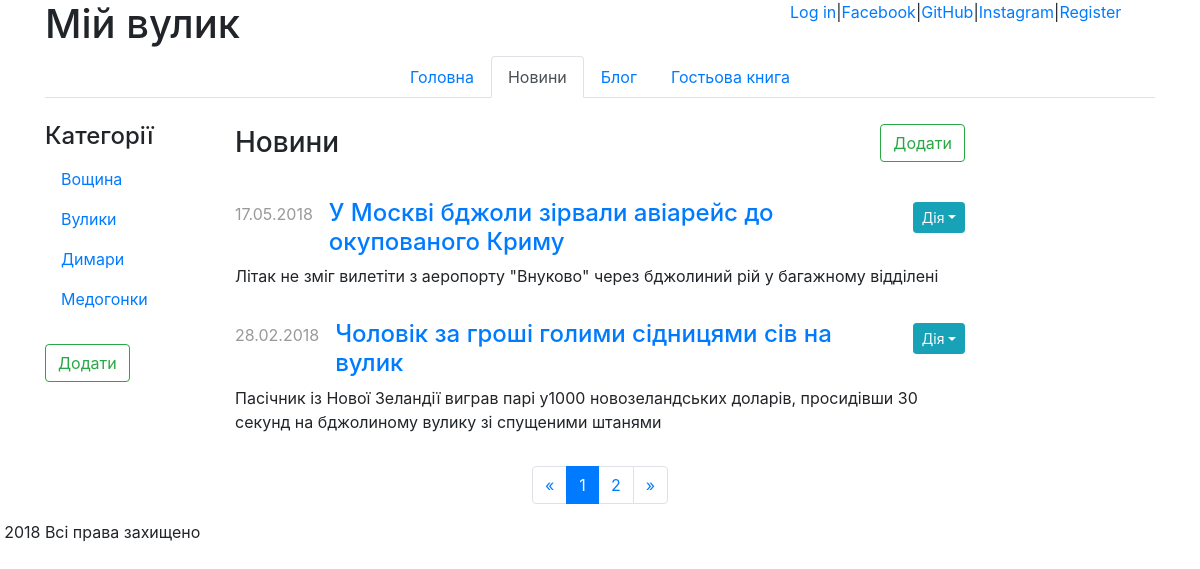
Page /news/ on the committed database.
### good/models.py (models this page shows, shortened)
class Category(models.Model):
    class Meta:
        ordering = ['name']
        verbose_name = 'категорія'
        verbose_name_plural = 'категорії'
    name = models.CharField(max_length=30, db_index=True, unique=True, verbose_name='Назва')
    order = models.PositiveSmallIntegerField(default=0, db_index=True, verbose_name='Порядковий номер')

### news/models.py (models this page shows, shortened)
class News(models.Model):
    class Meta:
        ordering = ['-posted']
        verbose_name = 'новина'
        verbose_name_plural = 'новини'
    title = models.CharField(max_length=100, unique_for_date='posted', verbose_name='Заголовок')
    description = models.TextField(verbose_name='Короткий опис')
    content = models.TextField(verbose_name='Повен зміст')
    posted = models.DateTimeField(default=datetime.now(), db_index=True, verbose_name='Публікація')

### news/views.py (the view)
# urls.py: path('', NewsListView.as_view(), name='news'),
class NewsListView(ArchiveIndexView, CategoryListMixin):
    model = News
    date_field = 'posted'
    template_name = 'news/news_index.html'
    paginate_by = 2
    allow_empty = True
    allow_future = True

### default/views.py (called while the page is built)
    def get_context_data(self, **kwargs):
        context = super(CategoryListMixin, self).get_context_data(**kwargs)
        context["cats"] = Category.objects.order_by("name")
        context["current_url"] = self.request.path
        return context

### news/templates/news/news_index.html (shortened to what this page needs)
{% extends 'default/base.html' %}
{% load staticfiles %}
{% block main %}
        <div class="pp-review-date btn-add ">
        <a class="btn btn-outline-success" href="{% url 'news_add'%}" role="button">Додати</a>
        </div>
        <h3>Новини</h3>
        {% for news in latest %}
         <div class="pp-review-date">
            <div class="btn-group">
                <button type="button" class="btn btn-info btn-sm dropdown-toggle" data-toggle="dropdown"
                        aria-haspopup="true" aria-expanded="false">Дія</button>
        </div>
        </div>
        <time class="pp-review-date-n pp-review-date-text ">{{ news.posted|date:"j.m.Y" }}</time>
        <h4>
            <a href="{% url 'news_detail' news.id %}?page={{page_obj.number}}">{{ news.title }}</a>
        </h4>
        <p class="descrip">{{ news.description }}</p>
        {% endfor %}
        {% if paginator.num_pages > 1 %}
        <nav aria-label="Page navigation example">
                <ul class="pagination justify-content-center">
                <li class="page-item"><a class="page-link" href="{% url 'news' %}?page=1">&laquo;</a></li>
                {% for p in paginator.page_range %}
                <li {% if page_obj.number == p %}class="page-item active"{% endif %}>
                        <a class="page-link" href="{% url 'news' %}?page={{ p }}">{{ p }}</a></li>
                {% endfor %}
                        <li class="page-item"><a class="page-link" href="{% url 'news' %}?page={{ paginator.num_pages}}">&raquo;</a>
                        </li>
                </ul>
        </nav>
        {% endif %}
{% endblock main %}

### default/templates/default/base.html (shortened to what this page needs)
{% load staticfiles %}
<!DOCTYPE html>
<html>
<head>
    <link rel="stylesheet" href="https://stackpath.bootstrapcdn.com/bootstrap/4.1.1/css/bootstrap.min.css">
    <link type="text/css" href="{% static 'main.css' %}" rel="stylesheet">
</head>
<body>
    <div class="container">
        <div class="row" id="header">
            <div class="col-8">
                <h1>Мій вулик</h1>
            </div>
            {% if request.user.is_authenticated %}
                <a href="{% url 'profile' %}">Hello, {{request.user.username }}.</a>
                <a href="{% url 'auth_logout' %}"> Вийти </a>
            {% else %}
                <a href="{% url 'auth_login' %}">Log in</a> |
                <a href= " {% url 'social:begin' 'facebook' %} " > Facebook </a> |
                <a href= " {% url 'social:begin' 'github' %} " > GitHub </a> |
                <a href= " {% url 'social:begin' 'instagram' %} " > Instagram  </a> |
                <a href="{% url 'registration_register'  %}">Register</a>
            {% endif %}
        </div>
        <ul class="nav nav-tabs justify-content-center">
            <li class="nav-item ">
                {% if '/default' in request.path %}<a class="nav-link active" href="{% url 'default' %}">Головна</a>
                {% else %}<a class="nav-link" href="{% url 'default' %}">Головна</a>
                {% endif %}
            </li>
            <li class="nav-item">
                {% if '/news' in request.path %}<a class="nav-link active" href="{% url 'news' %}">Новини</a>
                {% else %}<a class="nav-link" href="{% url 'news' %}">Новини</a>
                {% endif %}
            </li>
            <li class="nav-item">
                {% if '/blog' in request.path %}<a class="nav-link active" href="{% url 'blogs' %}">Блог</a>
                {% else %}<a class="nav-link" href="{% url 'blogs' %}">Блог</a>
                {% endif %}
            </li>
            <li class="nav-item">
                {% if '/guestbook' in request.path %}<a class="nav-link active" href="{% url 'guestbook' %}">Гостьова книга</a>
                {% else %}<a class="nav-link" href="{% url 'guestbook' %}">Гостьова книга</a>
                {% endif %}
            </li>
        </ul>
        <div class="row " id="content">
            <div class="col-2 " id="pass">
                    <nav class="nav flex-column">
                        <li class="nav-header  "><h4>Категорії</h4></li>
                        {% for cat in cats %}
                                <li ><a class="nav-link" href="{% url 'goods' cat.id %}">{{ cat.name }}</a></li>
                        {% endfor %}
                    </nav>
                <a class="btn btn-outline-success btn-add" href="{% url 'category_add'%}" role="button">Додати</a>
            </div>
            <div class="col-8" id="cont">
                {% block main %}
                {% endblock %}
            </div>
        </div>
    </div>
    <div class="row" id="footer">
      <div class="col-xs-12">
        &copy; 2018 Всі права захищено
      </div>
    </div>
</body>
</html>

### static/main.css (style rules this page uses)
.pp-review-date { float: right; margin: 3px 0 6px 1em; margin-top: 3px; margin-right: 0em; margin-bottom: 6px; margin-left: 1em; }
.pp-review-date-n { float: left; margin: 3px 0 6px 1em; margin-top: 3px; margin-right: 1em; margin-bottom: 6px; margin-left: 0em; }
.pp-review-date-text { display: inline-block; color: #999; white-space: nowrap; }
h3 { margin-top: 1em; margin-bottom: 1.4em; }
h4 { margin-top: 1em; }
.descrip { margin-bottom: 2em; }
.btn-add { margin-top: 1.6em; }

### rows in the picture
Category: name "Вощина"
Category: name "Вулики"
Category: name "Димари"
Category: name "Медогонки"
News: posted "17.05.2018", title "У Москві бджоли зірвали авіарейс до окупованого Криму", description "Літак не зміг вилетіти з аеропорту \"Внуково\" через бджолиний рій у багажному відділені"
News: posted "28.02.2018", title "Чоловік за гроші голими сідницями сів на вулик", description "Пасічник із Нової Зеландії виграв парі у1000 новозеландських доларів, просидівши 30 секунд на бджолиному вулику зі спущеними штанями"

### other values in the picture
{{ p }} "1" "2"
